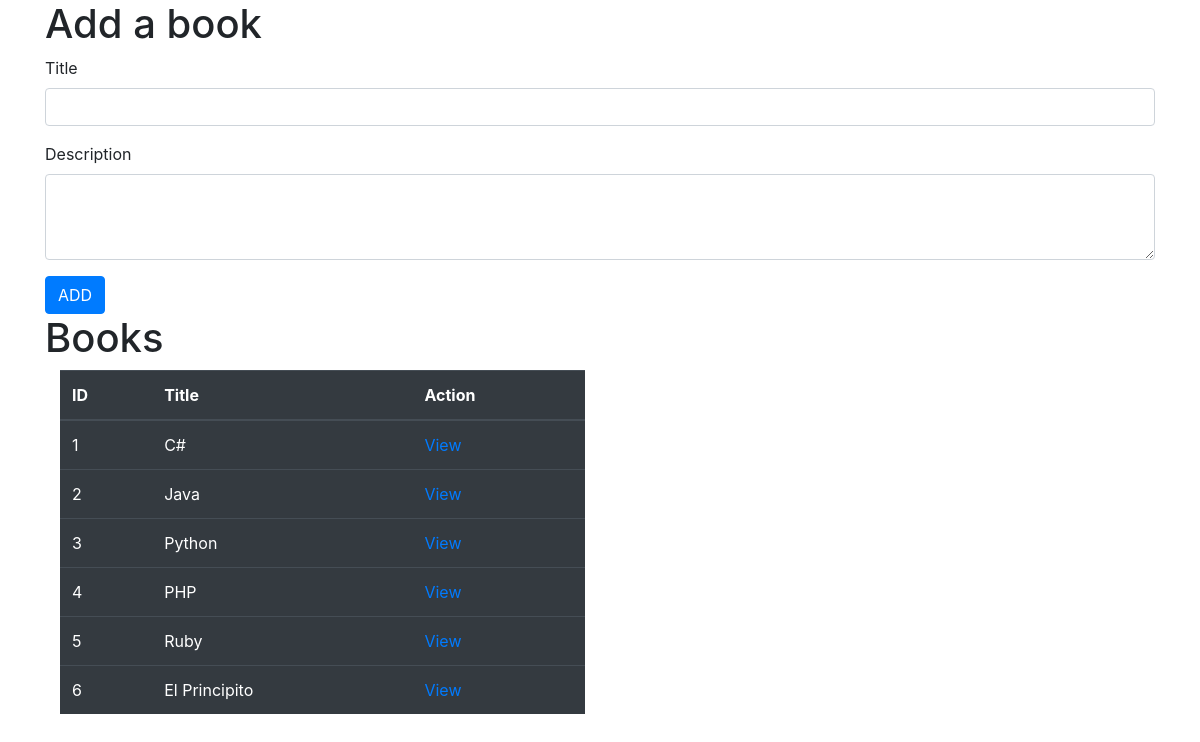
The page / on the database its author committed.
### books_app/models.py (models this page shows)
class Book(models.Model):
    title = models.CharField(max_length=255)
    desc = models.TextField()
    created_at = models.DateField(auto_now_add=True)
    updated_at = models.DateField(auto_now=True)

### books_app/views.py (the view)
# urls.py: path('', views.index),
def index(request):
    context = {
        'books': models.Book.objects.all()
    }
    return render(request, 'index.html', context)

### books_app/templates/index.html (shortened to what this page needs)
<!DOCTYPE html>
<html lang="en">
<head>
    <link rel="stylesheet" href="https://stackpath.bootstrapcdn.com/bootstrap/4.5.0/css/bootstrap.min.css"
>
</head>
<body>
    <div class="container">
        <h1>Add a book</h1>
        <form action="/add_book" method="post">
            <div class="form-group">
                <label for="exampleInputPassword1">Title</label>
                <input type="text" name="title" class="form-control" id="exampleInputPassword1">
            </div>
            <div class="form-group">
                <label for="exampleInputPassword1">Description</label>
                <textarea class="form-control" name="desc" id="exampleFormControlTextarea1" rows="3"></textarea>
            </div>
            <button type="submit" class="btn btn-primary">ADD</button>
        </form>
        <h1>Books</h1>
        <div class="table-container col-md-6">
            <table class="table table-dark">
                <thead>
                    <tr>
                        <th scope="col">ID</th>
                        <th scope="col">Title</th>
                        <th scope="col">Action</th>
                    </tr>
                </thead>
                <tbody>
                    {% for book in books %}
                    <tr>
                        <td>{{book.id}}</td>
                        <td>{{book.title}}</td>
                        <td><a href="show_book/{{book.id}}">View</a></td>
                    </tr>
                    {% endfor %}
                </tbody>
            </table>
        </div>
    </div>
</body>
</html>

### rows shown on the page
Book: id "1", title "C#"
Book: id "2", title "Java"
Book: id "3", title "Python"
Book: id "4", title "PHP"
Book: id "5", title "Ruby"
Book: id "6", title "El Principito"
